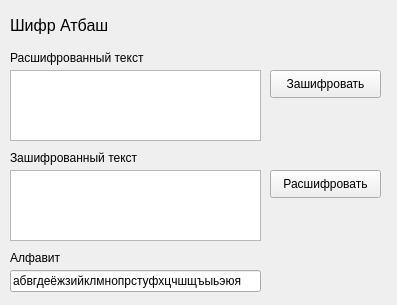
<?xml version="1.0" encoding="UTF-8"?>
<ui version="4.0">
 <class>Form</class>
 <widget class="QWidget" name="Form">
  <property name="geometry">
   <rect>
    <x>0</x>
    <y>0</y>
    <width>397</width>
    <height>305</height>
   </rect>
  </property>
  <property name="windowTitle">
   <string>Шифр Атбаш</string>
  </property>
  <widget class="QLabel" name="title">
   <property name="geometry">
    <rect>
     <x>10</x>
     <y>10</y>
     <width>181</width>
     <height>31</height>
    </rect>
   </property>
   <property name="font">
    <font>
     <pointsize>12</pointsize>
    </font>
   </property>
   <property name="text">
    <string>Шифр Атбаш</string>
   </property>
  </widget>
  <widget class="QPlainTextEdit" name="deciphered">
   <property name="geometry">
    <rect>
     <x>10</x>
     <y>70</y>
     <width>251</width>
     <height>71</height>
    </rect>
   </property>
  </widget>
  <widget class="QLabel" name="label">
   <property name="geometry">
    <rect>
     <x>10</x>
     <y>50</y>
     <width>151</width>
     <height>16</height>
    </rect>
   </property>
   <property name="text">
    <string>Расшифрованный текст</string>
   </property>
  </widget>
  <widget class="QPlainTextEdit" name="ciphered">
   <property name="geometry">
    <rect>
     <x>10</x>
     <y>170</y>
     <width>251</width>
     <height>71</height>
    </rect>
   </property>
  </widget>
  <widget class="QLabel" name="label_2">
   <property name="geometry">
    <rect>
     <x>10</x>
     <y>150</y>
     <width>141</width>
     <height>16</height>
    </rect>
   </property>
   <property name="text">
    <string>Зашифрованный текст</string>
   </property>
  </widget>
  <widget class="QLabel" name="label_3">
   <property name="geometry">
    <rect>
     <x>10</x>
     <y>250</y>
     <width>71</width>
     <height>16</height>
    </rect>
   </property>
   <property name="text">
    <string>Алфавит</string>
   </property>
  </widget>
  <widget class="QLineEdit" name="alphabet">
   <property name="geometry">
    <rect>
     <x>10</x>
     <y>270</y>
     <width>251</width>
     <height>22</height>
    </rect>
   </property>
   <property name="text">
    <string>абвгдеёжзийклмнопрстуфхцчшщъыьэюя</string>
   </property>
  </widget>
  <widget class="QPushButton" name="cipher_button">
   <property name="geometry">
    <rect>
     <x>270</x>
     <y>70</y>
     <width>111</width>
     <height>28</height>
    </rect>
   </property>
   <property name="text">
    <string>Зашифровать</string>
   </property>
  </widget>
  <widget class="QPushButton" name="decipher_button">
   <property name="geometry">
    <rect>
     <x>270</x>
     <y>170</y>
     <width>111</width>
     <height>28</height>
    </rect>
   </property>
   <property name="text">
    <string>Расшифровать</string>
   </property>
  </widget>
 </widget>
 <resources/>
 <connections/>
</ui>
